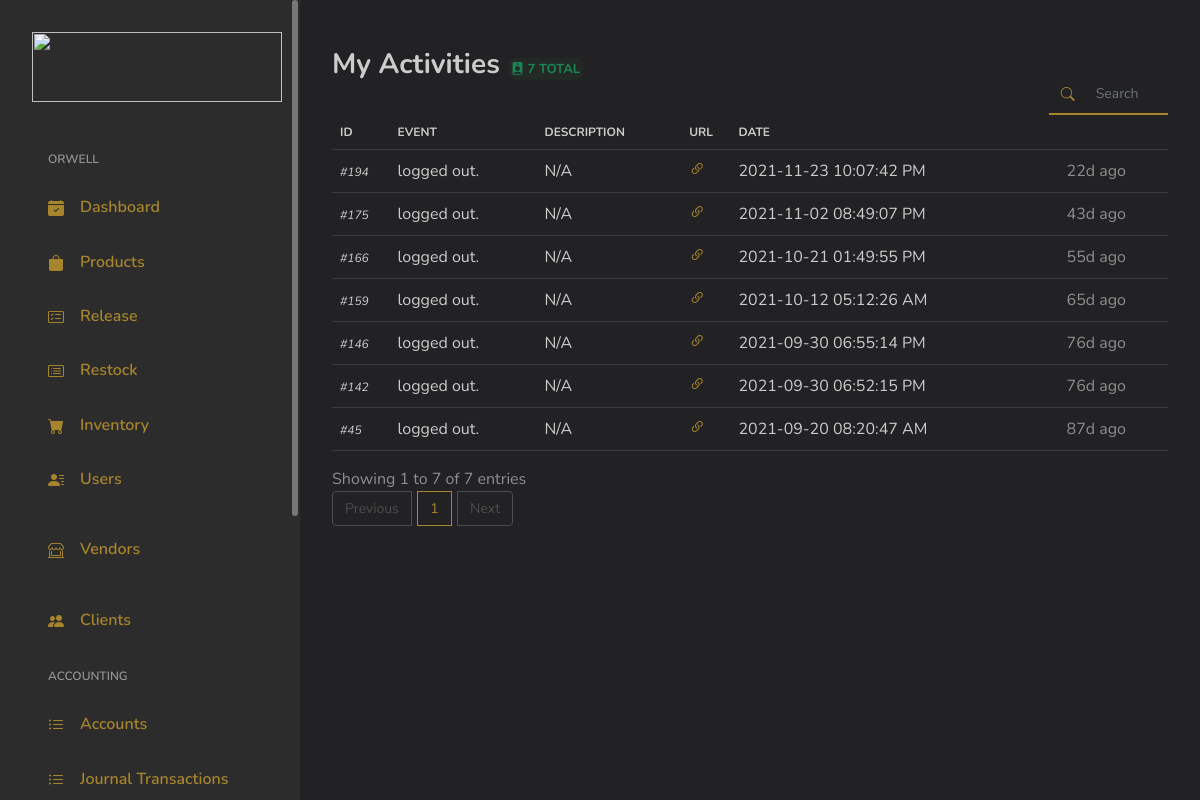
Screenshot of /index.php/users with the database file from the repository.
### tables this page shows
CREATE TABLE `logbook` (
  `ID` int(11) NOT NULL,
  `Event` text DEFAULT NULL,
  `Description` text DEFAULT NULL,
  `UserID` varchar(255) DEFAULT NULL,
  `PageURL` varchar(255) DEFAULT NULL,
  `DateAdded` varchar(50) DEFAULT NULL
);

### application/controllers/Users.php (called while the page is built, shortened)
<?php
class Users extends MY_Controller {
	public $globalData = [];
	public function __construct()
	{
		$this->load->model('Model_Selects');
		$this->load->model('Model_Security');
		$this->load->model('Model_Updates');
		if($this->Model_Security->CheckPrivilegeLevel() >= 1) {
			$this->globalData['userID'] = 'N/A';
			if ($this->session->userdata('UserID')) {
				$this->globalData['userID'] = $this->session->userdata('UserID');
			}
			$this->globalData['fullName'] = 'N/A';
			if ($this->session->userdata('FullName')) {
				$this->globalData['fullName'] = $this->session->userdata('FullName');
			}
			$this->globalData['fisrtName'] = 'N/A';
			if ($this->session->userdata('FirstName')) {
				$this->globalData['firstName'] = $this->session->userdata('FirstName');
			}
			$this->globalData['middleName'] = 'N/A';
			if ($this->session->userdata('MiddleName')) {
				$this->globalData['middleName'] = $this->session->userdata('MiddleName');
			}
			$this->globalData['lastName'] = 'N/A';
			if ($this->session->userdata('LastName')) {
				$this->globalData['lastName'] = $this->session->userdata('LastName');
			}
			$this->globalData['nameExtension'] = 'N/A';
			if ($this->session->userdata('NameExtension')) {
				$this->globalData['nameExtension'] = $this->session->userdata('NameExtension');
			}
			$this->globalData['image'] = 'N/A';
			if ($this->session->userdata('Image')) {
				$this->globalData['image'] = $this->session->userdata('Image');
			}
		}	}
	public function index()
	{
		$data = [];
		$data = array_merge($data, $this->globalData);
		$header['pageTitle'] = 'Your Corner';
		$data['globalHeader'] = $this->load->view('main/globals/header', $header);
		$this->load->view('users/activities', $data);
	}
}

### index.php (called while the page is built, shortened)
<?php
require_once BASEPATH.'core/CodeIgniter.php';

### application/models/Model_Selects.php (called while the page is built, shortened)
<?php
class Model_Selects extends CI_Model {
	public function GetUserLogs($userID)
	{
		$this->db->select('*');
		$this->db->where('UserID', $userID);
		$this->db->order_by('ID', 'desc');
		$result = $this->db->get('logbook');
		return $result;
	}
}

### application/views/users/activities.php (the view, shortened to what this page needs)
<?php
$getUserLogs = $this->Model_Selects->GetUserLogs($this->session->userdata('UserID'));
?>
</head>
<body>
<div id="app">
	<div id="main">
		<div class="page-heading">
			<div class="page-title">
				<div class="row">
					<div class="col-12 col-md-6">
						<h3>My Activities
							<span class="text-center success-banner-sm">
								<i class="bi bi-person-badge-fill"></i> <?=$getUserLogs->num_rows();?> TOTAL
							</span>
						</h3>
					</div>
					<div class="col-sm-0 col-md-10"></div>
					<div class="col-sm-12 col-md-2 mr-auto" style="margin-top: -15px;">
						<div class="input-group">
							<div class="input-group-prepend">
								<span class="input-group-text" style="font-size: 14px;"><i class="bi bi-search h-100 w-100" style="margin-top: 5px;"></i></span>
							</div>
							<input type="text" id="tableSearch" class="form-control" placeholder="Search" style="font-size: 14px;">
						</div>
					</div>
				</div>
			</div>
			<section class="section">
				<div class="table-responsive">
					<table id="logsTable" class="standard-table table">
						<thead style="font-size: 12px;">
							<th>ID</th>
							<th>EVENT</th>
							<th>DESCRIPTION</th>
							<th>URL</th>
							<th>DATE</th>
							<th></th>
						</thead>
						<tbody>
							<?php
							if ($getUserLogs->num_rows() > 0):
								foreach ($getUserLogs->result_array() as $row): ?>
									<tr>
										<td>
											<span class="db-identifier" style="font-style: italic; font-size: 12px;"><?=$row['ID']?></span>
										</td>
										<td>
											<?=$row['Event']?>
										</td>
										<td>
											<?=($row['Description'] ? $row['Description'] : 'N/A')?>
										</td>
										<td>
											<a href="<?=$row['PageURL']?>"><i class="bi bi-link-45deg"></i></a>
										</td>
										<td>
											<?=$row['DateAdded']?>
										</td>
										<td>
											<?php
											$dateDiff = strtotime(date('Y-m-d h:i:s A')) - strtotime($row['DateAdded']);
											$days = $dateDiff / (60 * 60 * 24);
											$hours = $dateDiff / (60 * 60);
											$minutes = $dateDiff / 60;
											if ($days > 1) {
												$timePassed = floor($days) . 'd';
											}
											elseif ($hours > 1) {
												$timePassed = floor($hours) . 'h';
											}
											elseif ($minutes > 1) {
												$timePassed = floor($minutes) . 'm';
											} else {
												$timePassed = $dateDiff . 's';
											}
											?>
											<div class="text-muted"><?=$timePassed?> ago</div>
										</td>
									</tr>
							<?php endforeach;
							endif; ?>
						</tbody>
					</table>
				</div>
			</section>
		</div>
	</div>
</div>
</body>
</html>

### assets/css/app.css (style rules this page uses)
.dataTable-table td,.dataTable-table thead th,.table td,.table thead th { vertical-align:middle }
.dataTable-table:not(.table-borderless) thead th,.table:not(.table-borderless) thead th { border-bottom:1px solid #dedede!important }
.bi { width:1rem;height:1rem }
#main { margin-left:300px;padding:2rem }
.page-heading { margin:0 0 2rem }
.page-heading h3 { font-weight:700 }
a { text-decoration:none }

### assets/css/style.css (style rules this page uses)
body { background-color: #222124; color: #8e8e8e; }
.h1, .h2, .h3, .h4, .h5, .h6, h1, h2, h3, h4, h5, h6 { color: #ccc; }
.text-muted { color: #8e8e8e !important; }
.form-control { border: none; border-radius: 0; border-bottom: 2px solid #a7852d; color: #ccc; background-color: transparent; }
.input-group>:not(:first-child):not(.dropdown-menu):not(.valid-tooltip):not(.valid-feedback):not(.invalid-tooltip):not(.invalid-feedback) { margin-left: -3px; }
.input-group-text { background-color: transparent; border: none; border-radius: 0; border-bottom: 2px solid #a7852d; color: #a7852d; }
a { color: #a7852d; }
.table, table { border-color: #3c3c3c; }
.table { color: #ccc; }
.dataTable-table:not(.table-borderless) thead th, .table:not(.table-borderless) thead th { border-bottom: 1px solid #3c3c3c !important; }
.bi { vertical-align: -.125em; width: 1em; height: 1em; }
.success-banner-sm { font-size: 13px; color: #198754; margin: 0.08rem; border-radius: 8px; padding: 0.15rem; background-color: rgba(55, 155, 55, 0.08); }
.db-identifier:before { content: "#"; }

### rows the page displays
logbook: ID "194", Event "logged out.", Description "N/A", DateAdded "2021-11-23 10:07:42 PM"
logbook: ID "175", Event "logged out.", Description "N/A", DateAdded "2021-11-02 08:49:07 PM"
logbook: ID "166", Event "logged out.", Description "N/A", DateAdded "2021-10-21 01:49:55 PM"
logbook: ID "159", Event "logged out.", Description "N/A", DateAdded "2021-10-12 05:12:26 AM"
logbook: ID "146", Event "logged out.", Description "N/A", DateAdded "2021-09-30 06:55:14 PM"
logbook: ID "142", Event "logged out.", Description "N/A", DateAdded "2021-09-30 06:52:15 PM"
logbook: ID "45", Event "logged out.", Description "N/A", DateAdded "2021-09-20 08:20:47 AM"

### other values shown
$getUserLogs->num_rows() "7"
